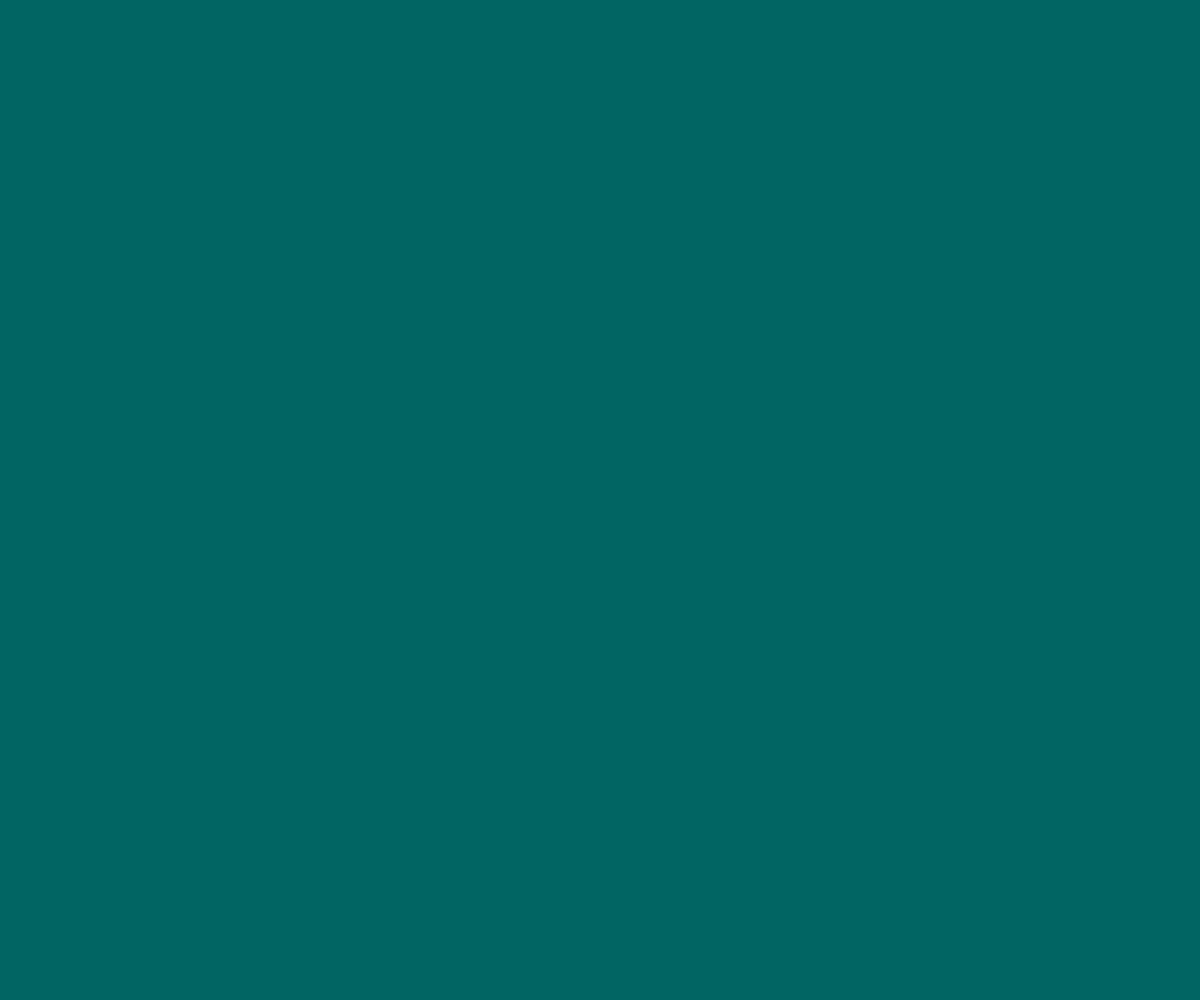
Frame 1 (no input)
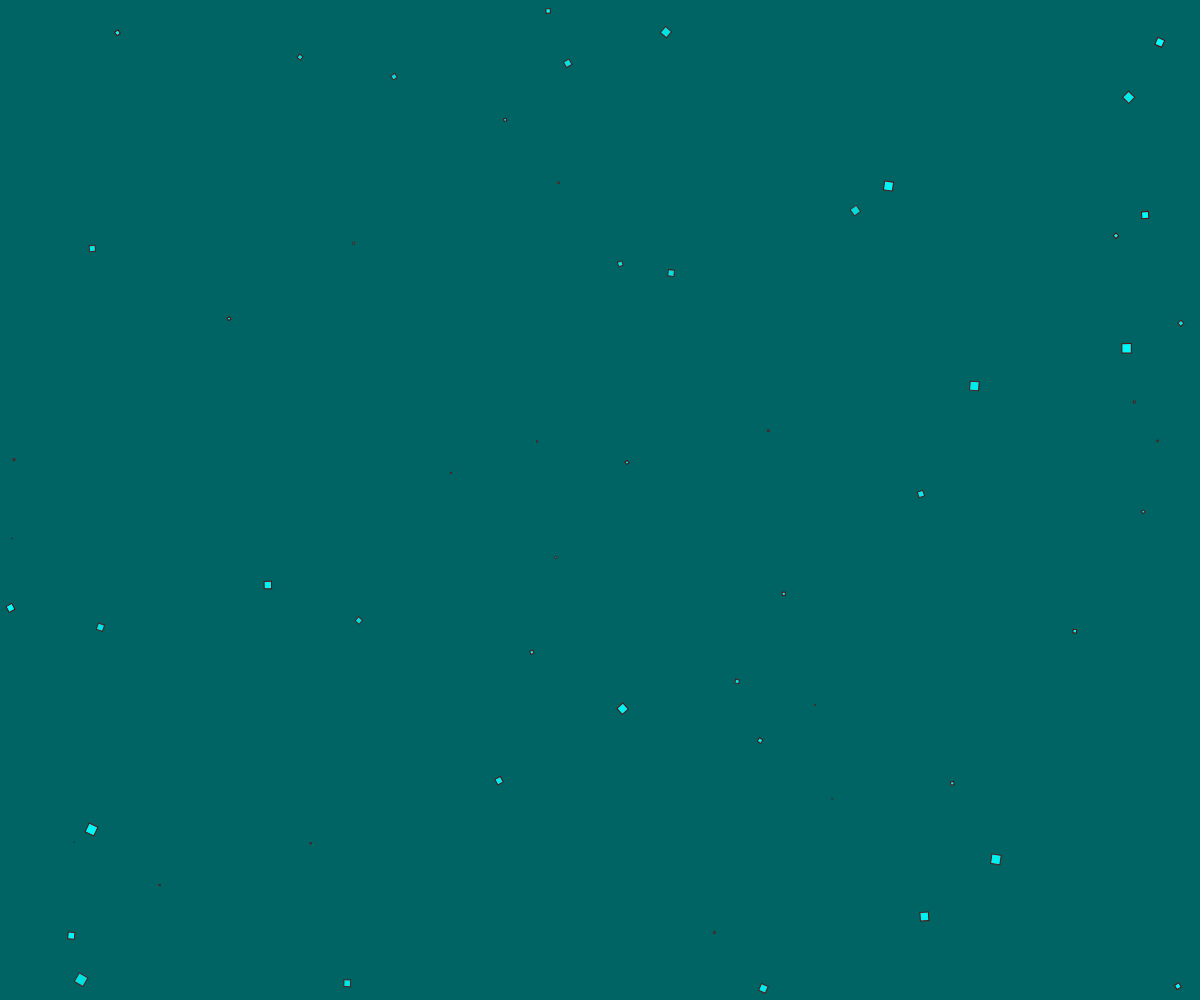
Frame 60 (no input)
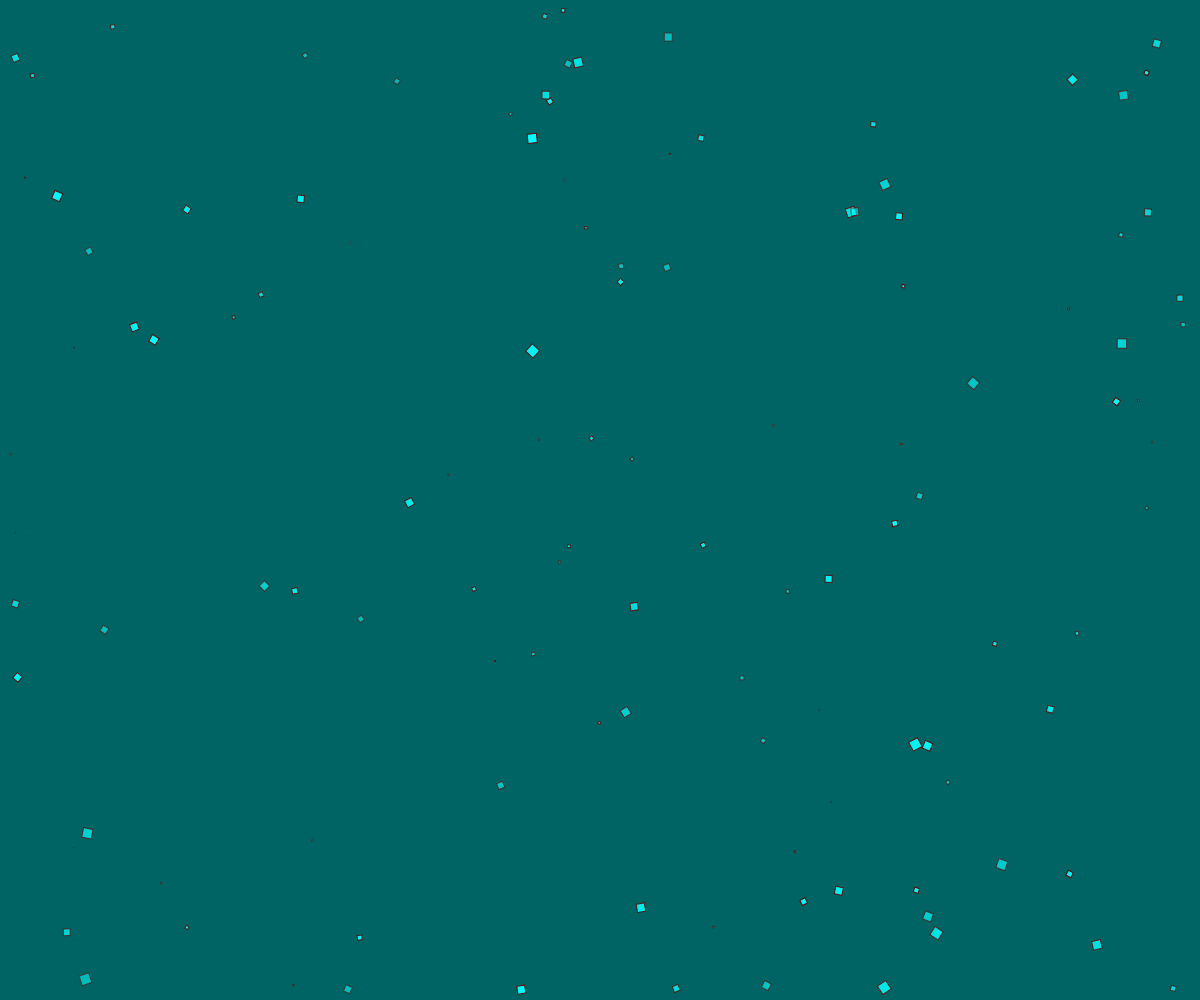
Frame 120 (the mouse pressed at the canvas centre since frame 60)

The p5.js sketch that drew these frames (run headless with seeded random() and noise() and a simulated clock; from frame 60 on, the mouse is pressed at the canvas centre):

// p5.js sketch
// ── sketch.js
var particle = [], wind, nameTxt
function setup() {
	createCanvas(window.innerWidth, window.innerHeight)
	rectMode(CENTER)
}

function draw() {
	background(0,100,100)
	var count = particle.length
	if(count){
		for(var i = count-1  ; i >= 0; i-- ){
			var p = particle[i]
			if(p.life){
				p.update(i, count)
				p.checkEdge()
				p.display()
				p.checkLife(i)
			}}}
	createNewParticle()
}

function Particle(x,y){
	this.loc = createVector(x, y);
	this.acc = createVector();
	this.life = 255;
	this.rad = random(10);	
	this.vel = createVector(random(-.1,.1), random(-.1,.1))
}

Particle.prototype = {
	update: function(i, count){
		var acc  = this.acc,
			vel = this.vel,
			life = this.life
		if(life > 0){
			vel.add(acc)
			this.loc.add(vel)
			this.repeller(i, count)
			acc.mult(0)
			this.life -= 1
		}
	},
	display: function(){
		var rad = this.rad,
			vel = this.vel,
			loc = this.loc,
			life = this.life
		stroke(100,0,0,life)
		fill(0,255,255,life)
		push()
		translate(loc.x,loc.y)
		rotate(constrain(loc.x+loc.y, 0, 5000))
		rect(0,0, rad, rad)
		pop()
	},
	applyForce: function(f){
		var force = f.copy()
		this.acc.add(force)
	},
	checkLife: function(i){
		if(this.life < 1){
			particle.splice(i,1)
		}
	},
	checkEdge: function(){
		var loc = this.loc,
			vel = this.vel,
			lim = 10
		if(loc.y > height - lim || loc.y < lim){
			vel.y *= -1
		}
		if(loc.x < lim || loc.x > width - lim){
			vel.x *= -1
		}
	},
	repeller: function(i, count){
		for(var j = count-1  ; j >= 0; j-- ){
			if(i !== j ){
				var pi = particle[i],
					pj = particle[j]
				if(pi && pj && p5.Vector.dist(pi.loc, pj.loc) < pi.rad+pj.rad){
					this.vel.mult(-1)
				}}}}
}

function createNewParticle(x,y){
	var x = x || random(width), 
		y = y || random(height)
	if(particle.length<300){
		var newParticle = new Particle(
			constrain(x, 10, width-10), 
			constrain(y, 10, height-10)
			)
		particle.push(newParticle)		
	}
}

window.onresize = function(){
	createCanvas(window.innerWidth, window.innerHeight)
}
